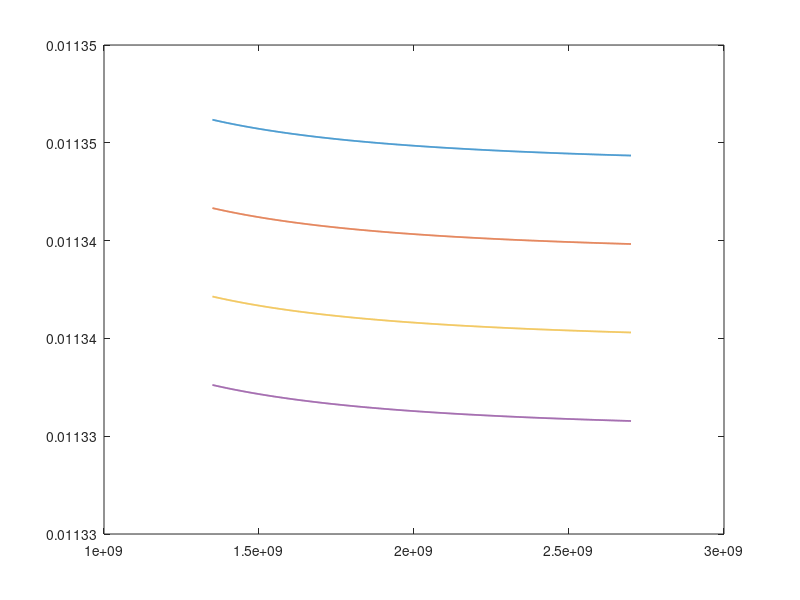

Write the MATLAB code that produced this figure.
%% CONCENTRATION OF SODIUM CHLORIDE IN SOLUTION
c = [135; 140; 145; 150] / 1000;

%% RELATIVE PERMITTIVITY MODEL
modelepsilonwater = 78.3;
modelalpha = 11.7;
modelepsilonrelative = modelepsilonwater - modelalpha .* c;

%% CONDUCTIVITY MODEL
modelsigma = (0.1673 .* c + 2.3381) / 10;

%% RELATIVE PERMEABILITY
murelative = 0.999991;

%% MEDIUM
mediumz = 2.3 / 1000;

%% POWER DENSITY EQUATION
% SCALARS
epsilonvacuum = (1 / (36 * pi)) * (10 ^ (-9));
muvacuum = 4 * pi * (10 ^ (-7));
% VECTORS
f = (1350:2700) * (10 ^ 6);
angfreq = 2 * pi * f;
PARTA1 = sqrt(murelative * muvacuum ./ (modelepsilonrelative .* epsilonvacuum));
PARTA2 = (1 + ((modelsigma ./ (angfreq .* modelepsilonrelative .* epsilonvacuum)) .^ 2)) .^ (-1 / 4);
PARTA = 1 ./ (2 .* PARTA1 .* PARTA2);
PARTB11 = murelative .* muvacuum .* modelepsilonrelative .* epsilonvacuum ./ 2;
PARTB12 = sqrt(1 + (modelsigma ./ (angfreq .* modelepsilonrelative .* epsilonvacuum)) .^ 2) - 1;
PARTB1 = sqrt(PARTB11 .* PARTB12);
PARTB = exp(-2 .* angfreq .* mediumz .* PARTB1);
PARTC1 = modelsigma ./ (angfreq .* modelepsilonrelative .* epsilonvacuum);
PARTC = cos((1 / 2) .* atan(PARTC1));
y = PARTA .* PARTB .* PARTC;
plot(f,y,'LineWidth',1.25)
